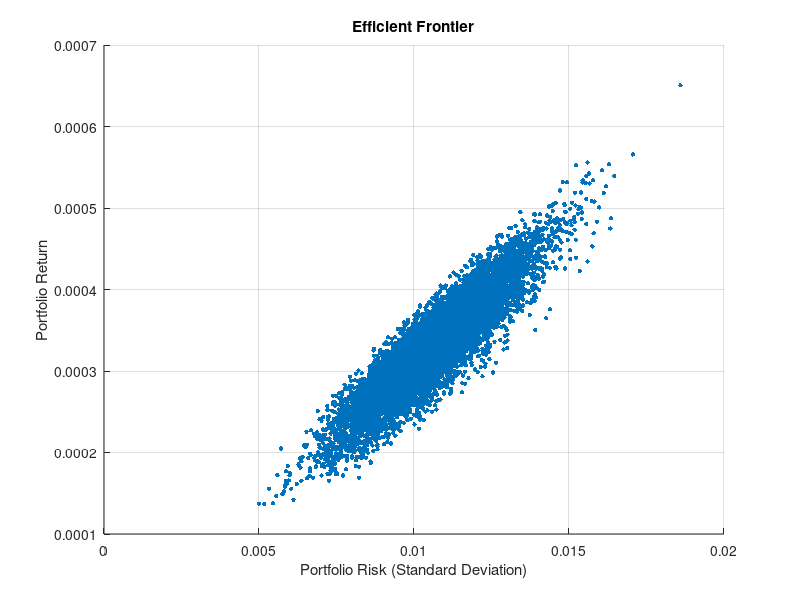

Reproduce this figure in MATLAB.
% 加载数据
load('portfolio_data.mat'); % 包含 meanReturns 和 covMatrix

% 数据清洗
meanReturns(isnan(meanReturns) | isinf(meanReturns)) = 0; % 清洗均值收益率
covMatrix(isnan(covMatrix) | isinf(covMatrix)) = 0; % 清洗协方差矩阵

% 确保资产数量一致
numAssets = size(covMatrix, 1); % 获取资产数量
numPoints = 10000; % 模拟组合的数量

% 生成随机权重
weights = rand(numPoints, numAssets); % 随机生成权重
weights = weights ./ sum(weights, 2); % 归一化权重

% 初始化变量
portfolioReturns = zeros(1, numPoints);
portfolioRisks = zeros(1, numPoints);

% 计算组合收益率和风险
for i = 1:numPoints
    w = weights(i, :);
    portfolioReturns(i) = dot(w, meanReturns); % 组合收益率
    portfolioRisks(i) = sqrt(w * covMatrix * w'); % 组合风险
end

% 绘制有效前沿
figure;
scatter(portfolioRisks, portfolioReturns, 10, 'filled'); % 使用散点图绘制所有组合
xlabel('Portfolio Risk (Standard Deviation)');
ylabel('Portfolio Return');
title('Efficient Frontier');
grid on;
